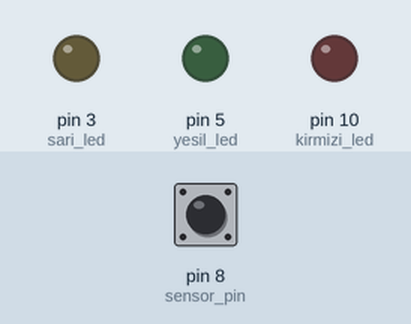
Recording of a sketch running on a simulated Arduino Uno, built with avr-gcc and run on an emulated ATmega328P. On the bench: output pins drawn as LEDs (lit = HIGH). The inputs (shaded band) are chosen by the test bench; at power-on: pin 8 (sensor_pin) LOW.

Above: at 0.8 s.
0.9 s: pin 8 (sensor_pin) pulsed HIGH 2 times (0.12 s each, 0.3 s apart)
At 2.8 s:
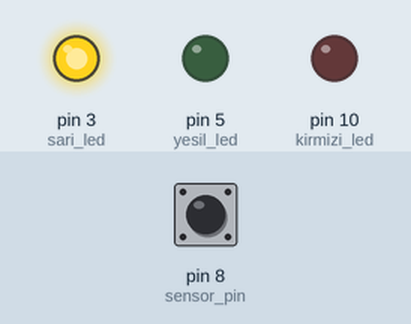
Timing chart, 0 to 4.3 s (numbered marks = the images above; inputs shaded):
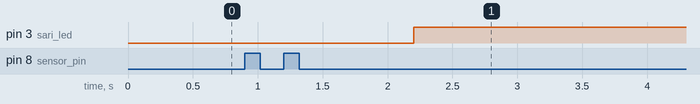

The sketch:

sound-logic-controller.ino
```cpp
//Sound Activated Logic Controller Project
//Ali Arda Kocabörek | Akdeniz EEE

#include <Arduino.h>


#define kirmizi_led 10
#define sari_led 3
#define yesil_led 5
#define sensor_pin 8

void ledYakici(int* ,unsigned long);


int main(void){

  unsigned long sonAlkisZamani=0;
  int alkis_sayisi=0;

  init();

  pinMode(kirmizi_led,OUTPUT);
  pinMode(sari_led,OUTPUT);
  pinMode(yesil_led,OUTPUT);
  pinMode(sensor_pin,INPUT);

  do{

    int sensorDegeri = digitalRead(sensor_pin);


    if(sensorDegeri==HIGH && millis()-sonAlkisZamani>200){ //Yapilan alkislari saydigimiz kisim,200 msden buyuk araliklarla yapinca alkis sayimiz arttiriliyor -

      alkis_sayisi++;

      sonAlkisZamani=millis();
    }

    ledYakici(&alkis_sayisi,sonAlkisZamani);


  }while(1);


}


void ledYakici(int* alkisSayi,unsigned long sonAlkis){ //Alkis sayisini pointer olarak alma sebebimiz degerini fonksiyon icerisinde degistirebilmek

  if(millis()-sonAlkis > 1000 && *alkisSayi > 0 ){ //Eger 1 saniyeden uzun bir surede ses alamazsak ledlerin yakilacagi kisma giriyoruz

    switch(*alkisSayi){

      case 1 :
        digitalWrite(kirmizi_led,HIGH);
        digitalWrite(sari_led,LOW);
        digitalWrite(yesil_led,LOW);

      break;

      case 2 :

        digitalWrite(kirmizi_led,LOW);
        digitalWrite(sari_led,HIGH);
        digitalWrite(yesil_led,LOW);

      break;

      case 3 :

        digitalWrite(kirmizi_led,LOW);
        digitalWrite(sari_led,LOW);
        digitalWrite(yesil_led,HIGH);

      break;

      case 4 :

        digitalWrite(kirmizi_led,LOW);
        digitalWrite(sari_led,LOW);
        digitalWrite(yesil_led,LOW);

      break;


      default : break;
    }

    *alkisSayi=0; //Dongu icinde surekli bastan hesaplanmasi icin bu esitlik gerekiyor
  }

}
```

Measured:
- after the input at 0.9 s, pin 3 (sari_led): LOW → HIGH after 1.3 s
